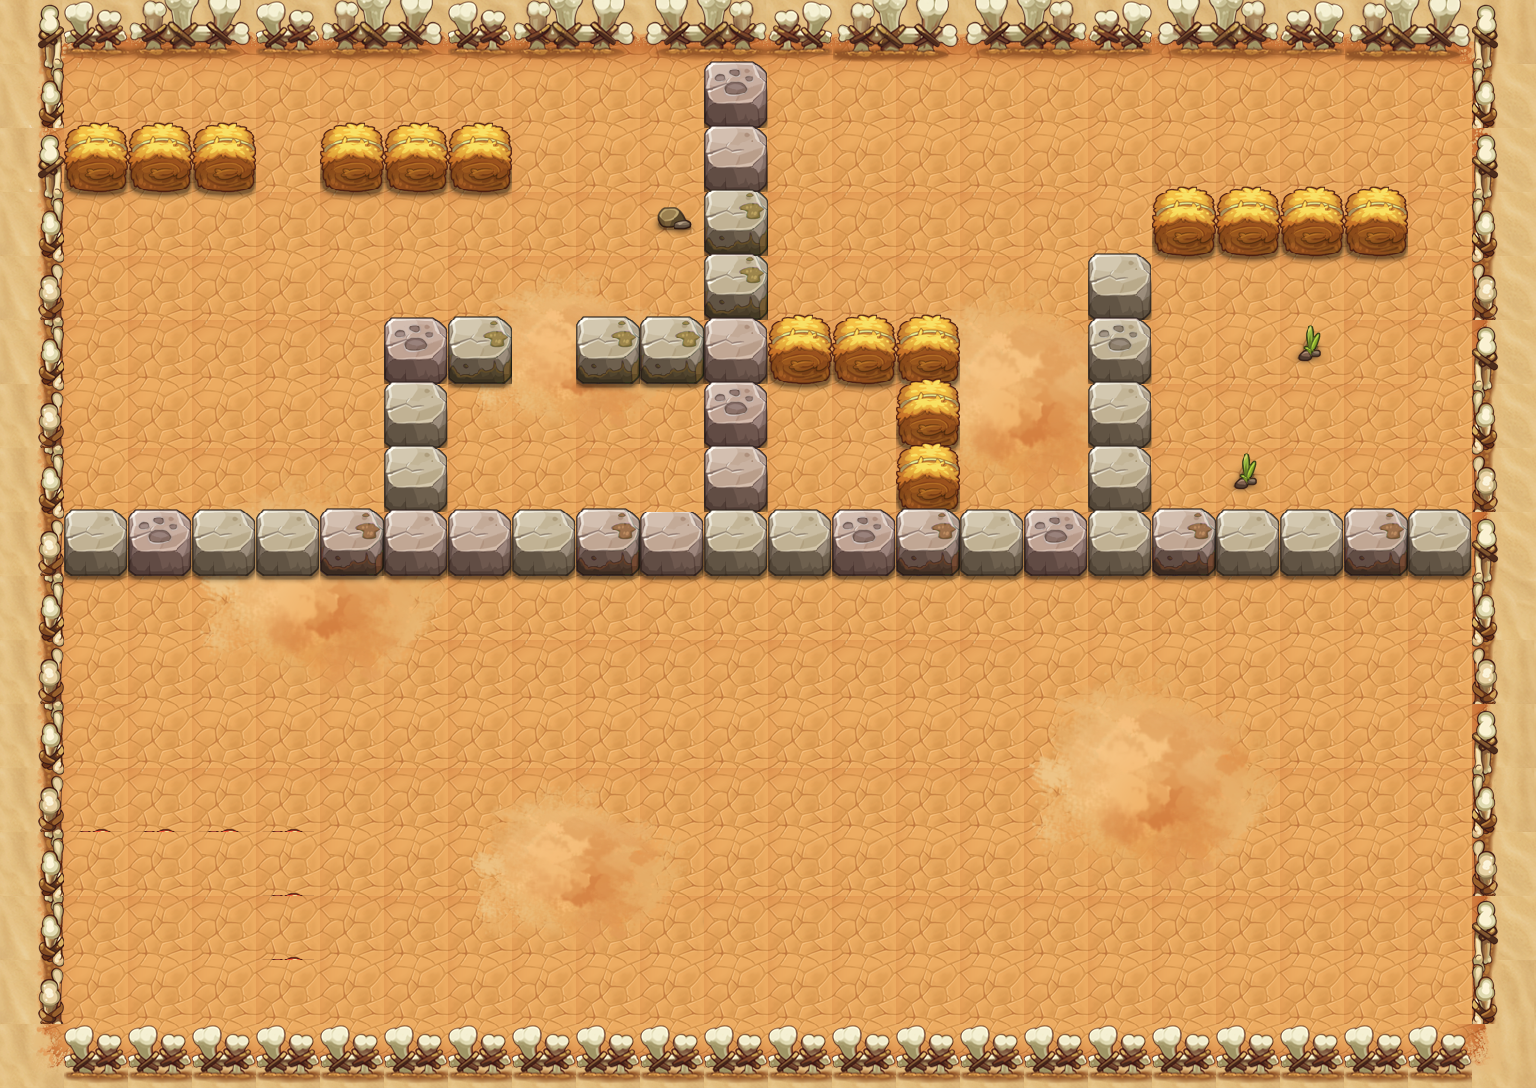

A 2D game scene composited from a Tiled map and its tileset images. What follows is a short description and the map's XML, with each tile layer's data collapsed to a summary:
An orthogonal 24x17 tile map with 64x64 px tiles, 18 tile layers (PASS, 块层 2, 块层 15, 块层 16, ...) and 45 objects (40x TRAP, 4x BOSS, PLAYER).

<map version="1.0" orientation="orthogonal" width="24" height="17" tilewidth="64" tileheight="64">
 <properties>
  <property name="DESTRY1" value="255" />
  <property name="DESTRY2" value="314" />
  <property name="DESTRY3" value="144" />
  <property name="DESTRY4" value="173" />
  <property name="DESTRY_COUNT" value="4" />
  <property name="EXP" value="470" />
  <property name="ITEM" value="D012" />
  <property name="LOSE_SCRIPT" value="" />
  <property name="MONEY" value="705" />
  <property name="START_SCRIPT" value="lv40" />
  <property name="WIN_SCRIPT" value="Map40Plot2" />
 </properties>
 <tileset firstgid="1" name="hmpy" tilewidth="64" tileheight="64">
  <image source="hmpy-hd.png" width="1000" height="2048" />
 </tileset>
 <layer name="PASS" width="24" height="17">
  <data>[408 cells, 139 non-empty, 9 distinct tile ids]</data>
 </layer>
 <layer name="块层 2" width="24" height="17">
  <data>[408 cells, 408 non-empty, 18 distinct tile ids]</data>
 </layer>
 <layer name="块层 15" width="24" height="17">
  <data>[408 cells, 75 non-empty, 30 distinct tile ids]</data>
 </layer>
 <layer name="块层 16" width="24" height="17">
  <data>[408 cells, 39 non-empty, 2 distinct tile ids]</data>
 </layer>
 <layer name="块层 17" width="24" height="17">
  <data>[408 cells, 54 non-empty, 8 distinct tile ids]</data>
 </layer>
 <layer name="块层 4" width="24" height="17">
  <data>[408 cells, 54 non-empty, 10 distinct tile ids]</data>
 </layer>
 <layer name="块层 3" width="24" height="17">
  <data>[408 cells, 22 non-empty, 1 distinct tile ids]</data>
 </layer>
 <layer name="SHELTER14" width="24" height="17">
  <data>[408 cells, 1 non-empty, 1 distinct tile ids]</data>
 </layer>
 <layer name="SHELTER13" width="24" height="17">
  <data>[408 cells, 1 non-empty, 1 distinct tile ids]</data>
 </layer>
 <layer name="SHELTER12" width="24" height="17">
  <data>[408 cells, 4 non-empty, 1 distinct tile ids]</data>
 </layer>
 <layer name="SHELTER 8" width="24" height="17">
  <data>[408 cells, 21 non-empty, 4 distinct tile ids]</data>
 </layer>
 <layer name="SHELTER 7" width="24" height="17">
  <data>[408 cells, 4 non-empty, 3 distinct tile ids]</data>
 </layer>
 <layer name="SHELTER 6" width="24" height="17">
  <data>[408 cells, 4 non-empty, 4 distinct tile ids]</data>
 </layer>
 <layer name="SHELTER 5" width="24" height="17">
  <data>[408 cells, 9 non-empty, 3 distinct tile ids]</data>
 </layer>
 <layer name="SHELTER 4" width="24" height="17">
  <data>[408 cells, 2 non-empty, 2 distinct tile ids]</data>
 </layer>
 <layer name="SHELTER 3" width="24" height="17">
  <data>[408 cells, 5 non-empty, 2 distinct tile ids]</data>
 </layer>
 <layer name="SHELTER 2" width="24" height="17">
  <data>[408 cells, 7 non-empty, 2 distinct tile ids]</data>
 </layer>
 <layer name="SHELTER 1" width="24" height="17">
  <data>[408 cells, 1 non-empty, 1 distinct tile ids]</data>
 </layer>
 <objectgroup name="对象层 1" width="48" height="34">
  <!-- 45 objects omitted --></objectgroup>
</map>
<!-- 45 of 45 objects omitted -->
